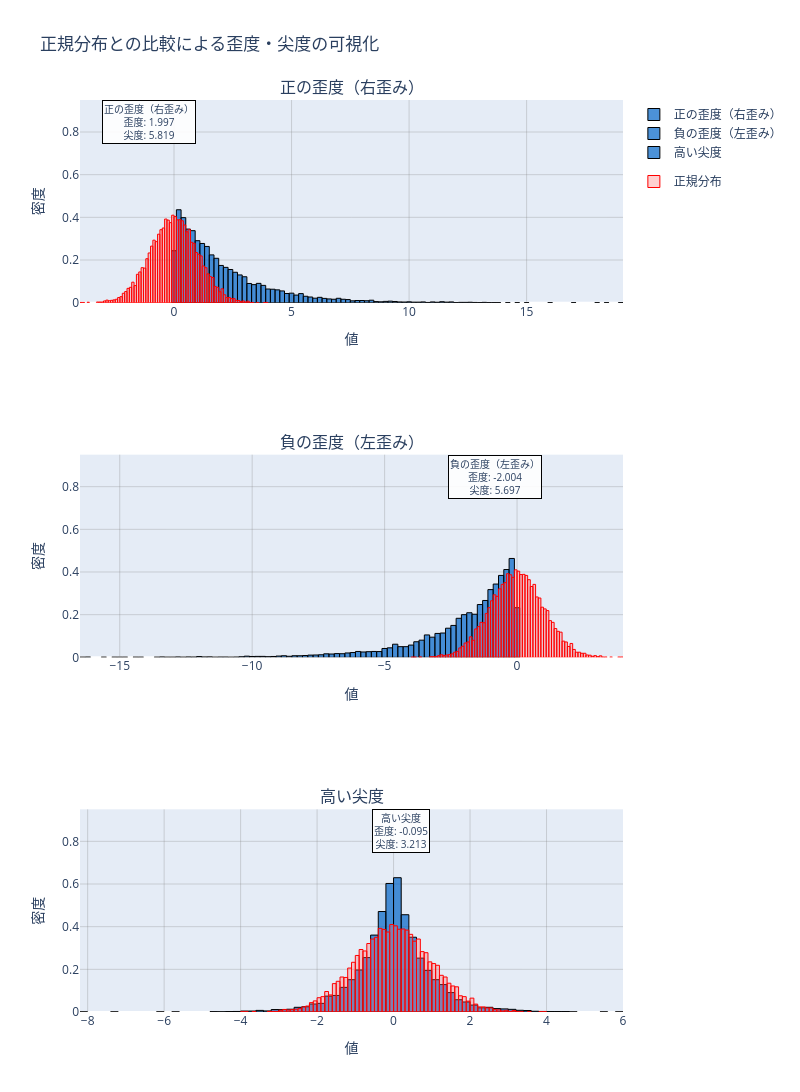

Notebook code for this chart:
### Markdown cell above
## 歪度・尖度の実装例

### Code cell
# データの生成
np.random.seed(42)

# 異なる分布のデータを生成
normal_data = np.random.normal(0, 1, 10000)  # 正規分布
right_skewed = np.random.exponential(2, 10000)  # 右に歪んだ分布
left_skewed = -np.random.exponential(2, 10000)  # 左に歪んだ分布
high_kurtosis = np.random.laplace(0, 1/np.sqrt(2), 10000)  # 高い尖度（ラプラス分布）

# サブプロットを作成（1行3列）
fig = make_subplots(
    rows=3, cols=1,
    subplot_titles=[
        '正の歪度（右歪み）',
        '負の歪度（左歪み）',
        '高い尖度'
    ]
)

# 比較用のデータセット
comparison_datasets = [
    (right_skewed, '正の歪度（右歪み）', 1, 1, 100),
    (left_skewed, '負の歪度（左歪み）', 2, 1, 100),
    (high_kurtosis, '高い尖度', 3, 1, 100)
]

# 各データセットのヒストグラムを追加
for data, title, row, col, nbins in comparison_datasets:
    skewness = stats.skew(data)
    kurtosis = stats.kurtosis(data)
    
    # 対象データのヒストグラム
    fig.add_trace(
        go.Histogram(
            x=data,
            nbinsx=nbins,
            name=title,
            histnorm='probability density',
            marker=dict(
                color='rgba(0, 100, 200, 0.7)',
                line=dict(color='black', width=1)
            ),
            showlegend=True,
            legendgroup=f'group{col}'
        ),
        row=row, col=col
    )
    
    # 正規分布を重畳
    fig.add_trace(
        go.Histogram(
            x=normal_data,
            nbinsx=nbins,
            name='正規分布',
            histnorm='probability density',
            marker=dict(
                color='rgba(255, 100, 100, 0.3)',
                line=dict(color='red', width=1)
            ),
            showlegend=True if row == 1 else False,
            legendgroup='normal'
        ),
        row=row, col=col
    )
    
    # 歪度と尖度の情報を注釈として追加
    fig.add_annotation(
        text=f'{title}<br>歪度: {skewness:.3f}<br>尖度: {kurtosis:.3f}',
        xref=f'x{row}', yref=f'y{row}',
        x=0.95, y=0.95,
        xanchor='right', yanchor='top',
        showarrow=False,
        bgcolor='rgba(255, 255, 255, 0.9)',
        bordercolor='black',
        borderwidth=1,
        font=dict(size=10)
    )

# レイアウトを設定
fig.update_xaxes(title_text='値', showgrid=True, gridcolor='rgba(128, 128, 128, 0.3)')
fig.update_yaxes(title_text='密度', showgrid=True, gridcolor='rgba(128, 128, 128, 0.3)')

fig.update_layout(
    height=1400,
    width=800,
    title_text='正規分布との比較による歪度・尖度の可視化',
    showlegend=True,
    barmode='overlay'
)

# グラフを表示
fig.show()

# 統計情報を表示
print("統計情報:")
print("正規分布（参照）:")
print(f"  歪度 (Skewness): {stats.skew(normal_data):.3f}")
print(f"  尖度 (Kurtosis): {stats.kurtosis(normal_data):.3f}")

for data, title, _, _, _ in comparison_datasets:
    print(f"\n{title}:")
    print(f"  歪度 (Skewness): {stats.skew(data):.3f}")
    print(f"  尖度 (Kurtosis): {stats.kurtosis(data):.3f}")

### Figure 1 — Plotly figure (JSON) as saved in the notebook; plotly's stock layout.template omitted (floating-point values rounded to 4 significant figures; data arrays with more than 128 entries replaced by an {"elided": "..."} marker saying what was removed)
{"data": [{"histnorm": "probability density", "legendgroup": "group1", "marker": {"color": "rgba(0, 100, 200, 0.7)", "line": {"color": "black", "width": 1}}, "name": "正の歪度（右歪み）", "nbinsx": 100, "showlegend": true, "type": "histogram", "x": {"elided": "10000 float values"}, "xaxis": "x", "yaxis": "y"}, {"histnorm": "probability density", "legendgroup": "normal", "marker": {"color": "rgba(255, 100, 100, 0.3)", "line": {"color": "red", "width": 1}}, "name": "正規分布", "nbinsx": 100, "showlegend": true, "type": "histogram", "x": {"elided": "10000 float values"}, "xaxis": "x", "yaxis": "y"}, {"histnorm": "probability density", "legendgroup": "group1", "marker": {"color": "rgba(0, 100, 200, 0.7)", "line": {"color": "black", "width": 1}}, "name": "負の歪度（左歪み）", "nbinsx": 100, "showlegend": true, "type": "histogram", "x": {"elided": "10000 float values"}, "xaxis": "x2", "yaxis": "y2"}, {"histnorm": "probability density", "legendgroup": "normal", "marker": {"color": "rgba(255, 100, 100, 0.3)", "line": {"color": "red", "width": 1}}, "name": "正規分布", "nbinsx": 100, "showlegend": false, "type": "histogram", "x": {"elided": "10000 float values"}, "xaxis": "x2", "yaxis": "y2"}, {"histnorm": "probability density", "legendgroup": "group1", "marker": {"color": "rgba(0, 100, 200, 0.7)", "line": {"color": "black", "width": 1}}, "name": "高い尖度", "nbinsx": 100, "showlegend": true, "type": "histogram", "x": {"elided": "10000 float values"}, "xaxis": "x3", "yaxis": "y3"}, {"histnorm": "probability density", "legendgroup": "normal", "marker": {"color": "rgba(255, 100, 100, 0.3)", "line": {"color": "red", "width": 1}}, "name": "正規分布", "nbinsx": 100, "showlegend": false, "type": "histogram", "x": {"elided": "10000 float values"}, "xaxis": "x3", "yaxis": "y3"}], "layout": {"annotations": [{"font": {"size": 16}, "showarrow": false, "text": "正の歪度（右歪み）", "x": 0.5, "xanchor": "center", "xref": "paper", "y": 1, "yanchor": "bottom", "yref": "paper"}, {"font": {"size": 16}, "showarrow": false, "text": "負の歪度（左歪み）", "x": 0.5, "xanchor": "center", "xref": "paper", "y": 0.6111, "yanchor": "bottom", "yref": "paper"}, {"font": {"size": 16}, "showarrow": false, "text": "高い尖度", "x": 0.5, "xanchor": "center", "xref": "paper", "y": 0.2222, "yanchor": "bottom", "yref": "paper"}, {"bgcolor": "rgba(255, 255, 255, 0.9)", "bordercolor": "black", "borderwidth": 1, "font": {"size": 10}, "showarrow": false, "text": "正の歪度（右歪み）<br>歪度: 1.997<br>尖度: 5.819", "x": 0.95, "xanchor": "right", "xref": "x", "y": 0.95, "yanchor": "top", "yref": "y"}, {"bgcolor": "rgba(255, 255, 255, 0.9)", "bordercolor": "black", "borderwidth": 1, "font": {"size": 10}, "showarrow": false, "text": "負の歪度（左歪み）<br>歪度: -2.004<br>尖度: 5.697", "x": 0.95, "xanchor": "right", "xref": "x2", "y": 0.95, "yanchor": "top", "yref": "y2"}, {"bgcolor": "rgba(255, 255, 255, 0.9)", "bordercolor": "black", "borderwidth": 1, "font": {"size": 10}, "showarrow": false, "text": "高い尖度<br>歪度: -0.095<br>尖度: 3.213", "x": 0.95, "xanchor": "right", "xref": "x3", "y": 0.95, "yanchor": "top", "yref": "y3"}], "barmode": "overlay", "height": 1400, "showlegend": true, "title": {"text": "正規分布との比較による歪度・尖度の可視化"}, "width": 800, "xaxis": {"anchor": "y", "domain": [0, 1], "gridcolor": "rgba(128, 128, 128, 0.3)", "showgrid": true, "title": {"text": "値"}}, "xaxis2": {"anchor": "y2", "domain": [0, 1], "gridcolor": "rgba(128, 128, 128, 0.3)", "showgrid": true, "title": {"text": "値"}}, "xaxis3": {"anchor": "y3", "domain": [0, 1], "gridcolor": "rgba(128, 128, 128, 0.3)", "showgrid": true, "title": {"text": "値"}}, "yaxis": {"anchor": "x", "domain": [0.7778, 1], "gridcolor": "rgba(128, 128, 128, 0.3)", "showgrid": true, "title": {"text": "密度"}}, "yaxis2": {"anchor": "x2", "domain": [0.3889, 0.6111], "gridcolor": "rgba(128, 128, 128, 0.3)", "showgrid": true, "title": {"text": "密度"}}, "yaxis3": {"anchor": "x3", "domain": [0, 0.2222], "gridcolor": "rgba(128, 128, 128, 0.3)", "showgrid": true, "title": {"text": "密度"}}}}
